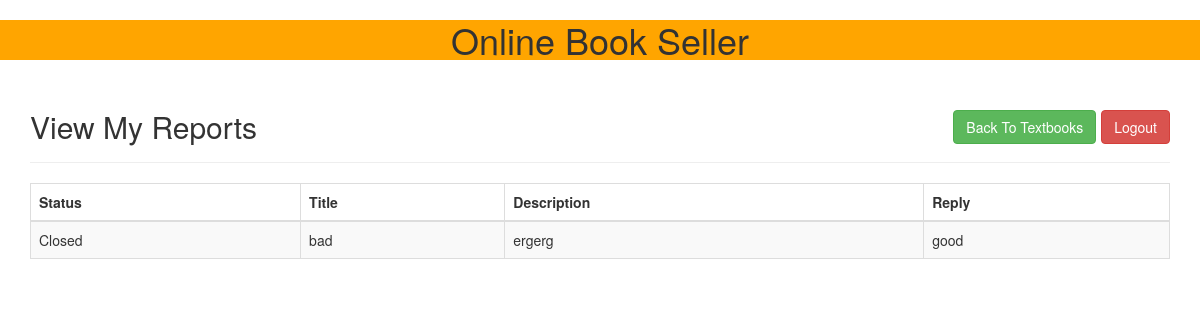
Page /user_reports.php (signed in) on the earlier database version.
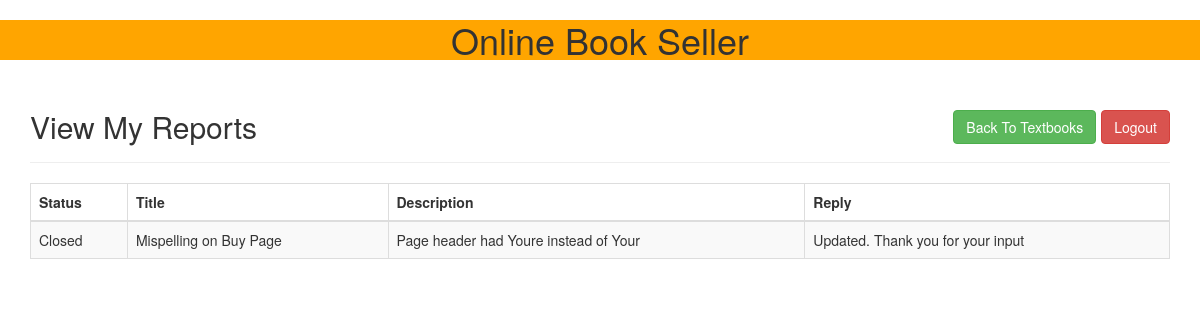
Same page on the later database version.
### tables this page shows
CREATE TABLE `reports` (
  `report_id` int(11) NOT NULL AUTO_INCREMENT,
  `report_creator` int(11) NOT NULL,
  `report_title` varchar(500) NOT NULL,
  `description` varchar(500) NOT NULL,
  `report_status` varchar(10) NOT NULL,
  `comments` varchar(500) NOT NULL,
  UNIQUE KEY `report_id` (`report_id`)
);

### common.php (called while the page is built)
<?php
function escape($html)
{
    return htmlspecialchars($html, ENT_QUOTES | ENT_SUBSTITUTE, "UTF-8");
}

### public/user_reports.php (the view, shortened to what this page needs)
<?php
try {
    require_once "../config.php";
    require "../common.php";
    $connection = new PDO($dsn, $db_username, $db_password, $db_options);
    $sql = "SELECT * FROM reports WHERE report_creator = '" . $_SESSION["id"] . "' ";
    $statement = $connection->prepare($sql);
    $statement->execute();
    $result = $statement->fetchAll();
} catch (PDOException $error) {
    echo $sql . "<br>" . $error->getMessage();
}
?>
<?php require "templates/header.php";?>
<div class="container">
	<div class="page-header clearfix">
        <h2 class="pull-left">View My Reports</h2>
		<div class="btn-toolbar">
			<a href="logout.php" class="btn btn-danger pull-right">Logout</a>
			<a href="index.php" class="btn btn-success pull-right">Back To Textbooks</a>
		</div>
	</div>
	<?php
if ($result && $statement->rowCount() > 0) {?>
			<table class="table table-bordered table-striped table-hover">
				<thead class="thead-dark/">
					<tr>
                        <th>Status</th>
						<th>Title</th>
						<th>Description</th>
						<th>Reply</th>
					</tr>
				</thead>
				<tbody>
				<?php foreach ($result as $row) {?>
					<tr>
                        <td><?php echo escape($row["report_status"]); ?></td>
						<td><?php echo escape($row["report_title"]); ?></td>
						<td><?php echo escape($row["description"]); ?></td>
						<td><?php echo escape($row["comments"]); ?></td>
					</tr>
				<?php }?>
				</tbody>
			</table>
		<?php } else {?>
			<blockquote>No Reports Available.</blockquote>
		<?php }
?>
</div>
<?php require "templates/footer.php";?>

### public/templates/header.php (shortened to what this page needs)
<!doctype html>
<html lang="en">
<head>
	<link rel="stylesheet" href="css/style.css">
	<link rel="stylesheet" href="https://maxcdn.bootstrapcdn.com/bootstrap/3.3.7/css/bootstrap.css">
</head>
<body>
	<div id="header" style="background-color:#FFA500;font-size:30px">
		<h1 class="text" style=" text-align:center;">Online Book Seller</h1>
	</div>

### public/css/style.css (style rules this page uses)
.page-header h2 { margin-top: 0; }

Differences in the rows shown:
changed reports "Closed": report_title "bad" → "Mispelling on Buy Page"; description "ergerg" → "Page header had Youre instead of Your"; comments "good" → "Updated. Thank you for your input"
